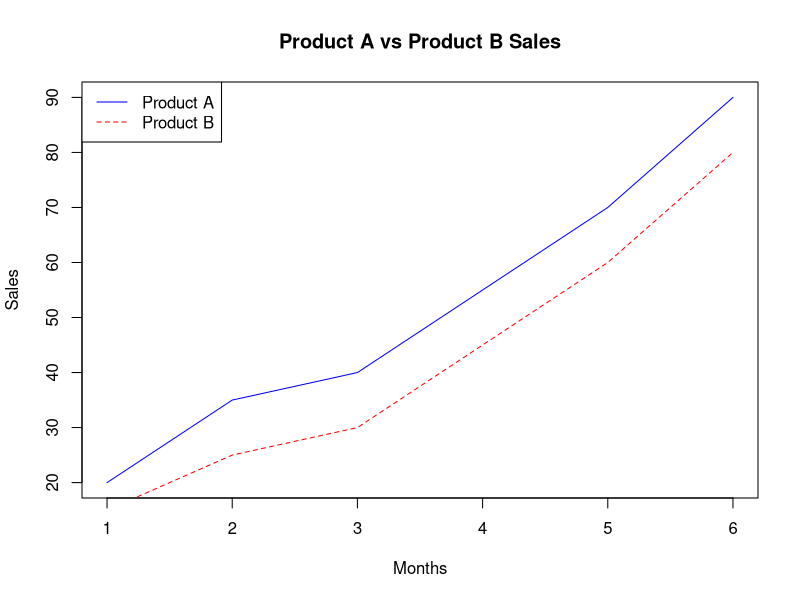
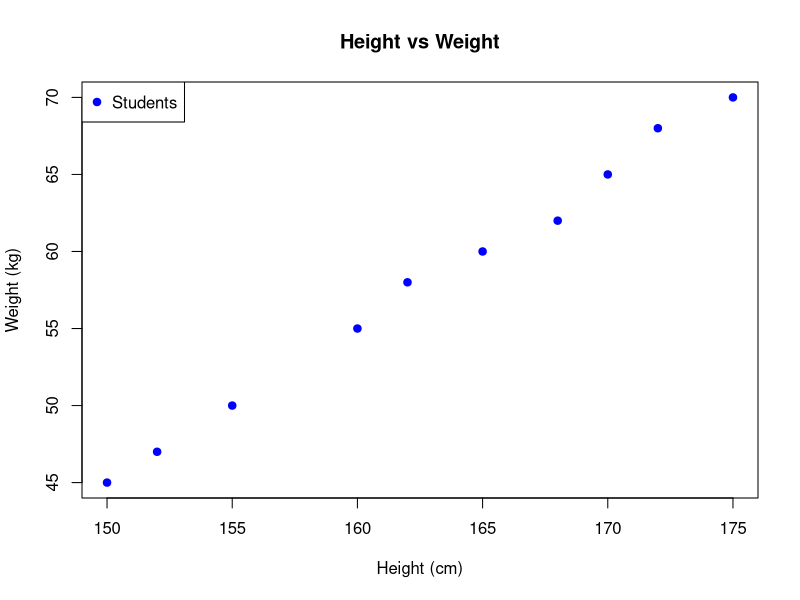
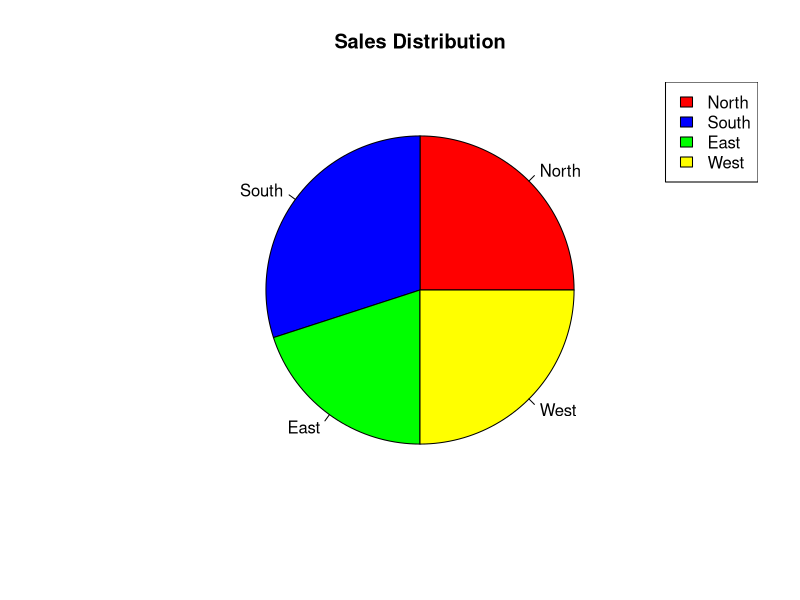
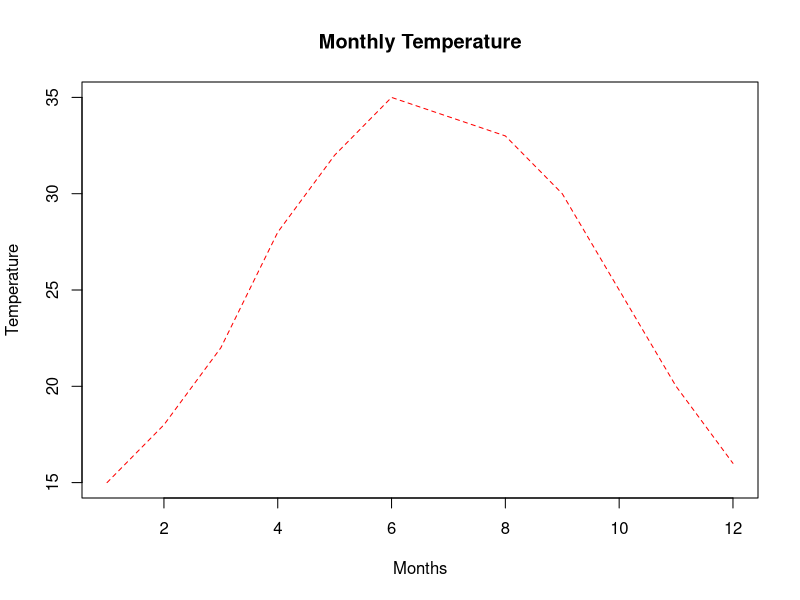
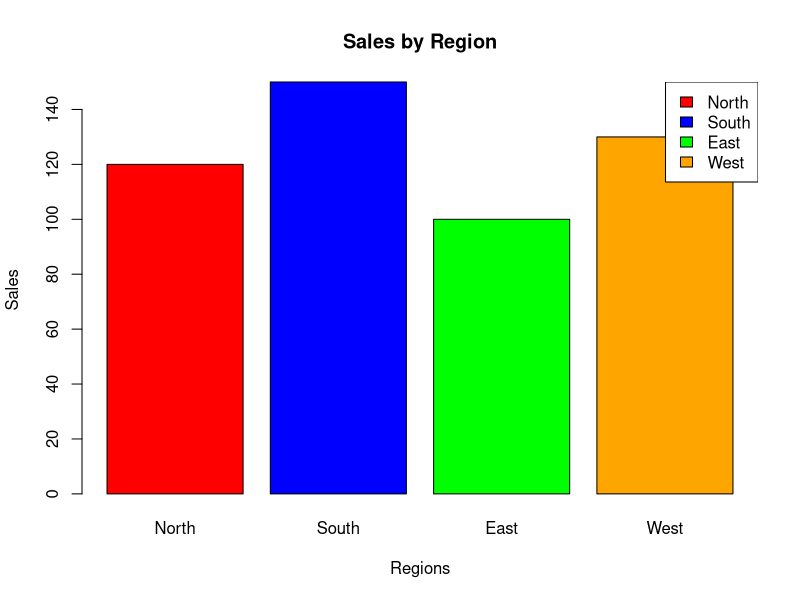
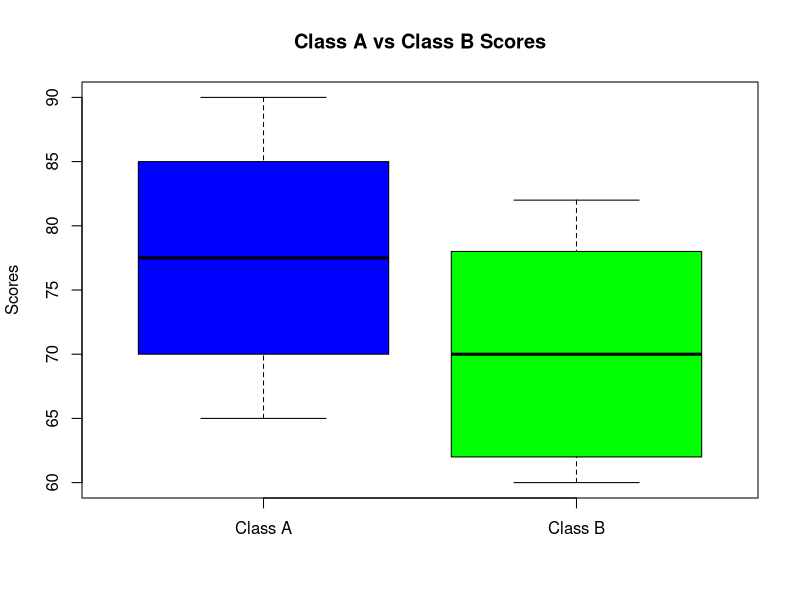
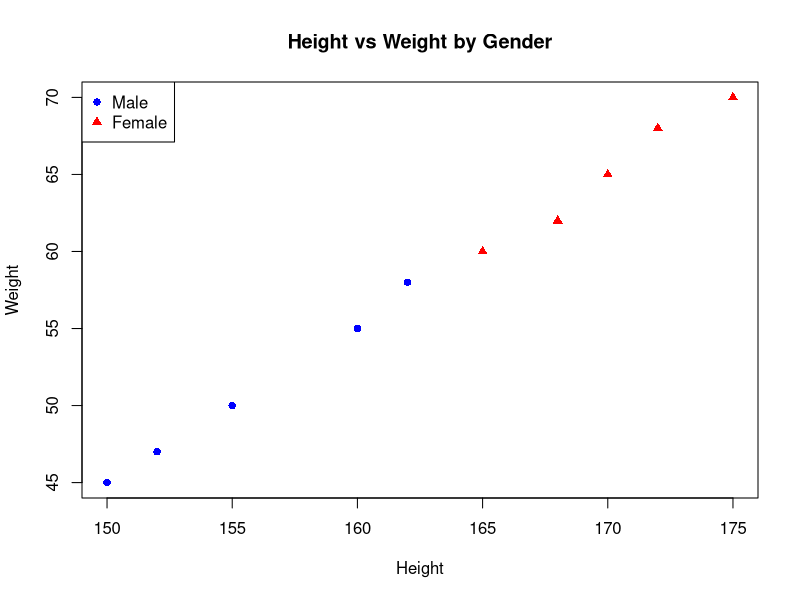
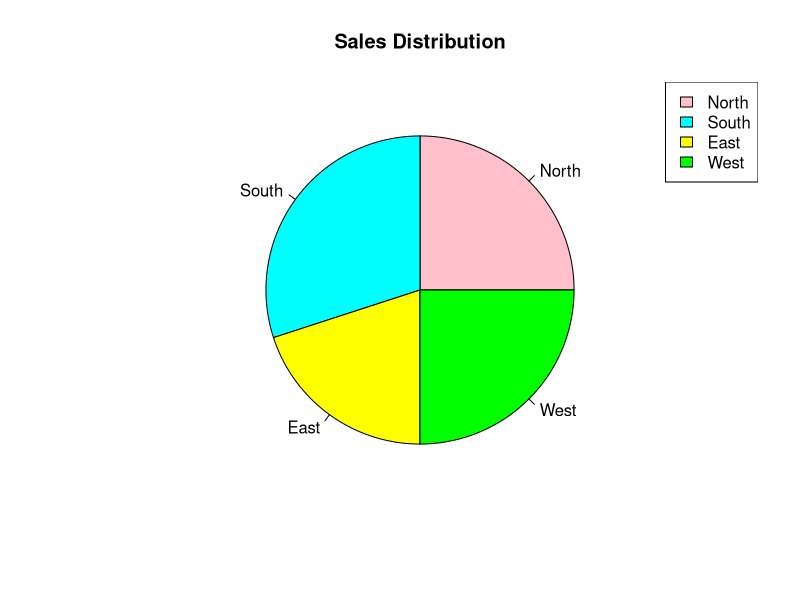

Here is the R script that generated these plots, in order:
# Q1. Line Graph (Two Products)
productA <- c(20, 35, 40, 55, 70, 90)
productB <- c(15, 25, 30, 45, 60, 80)
months <- 1:6

# Plot Product A
plot(months, productA, type="l", col="blue", lty=1,
     xlab="Months", ylab="Sales",
     main="Product A vs Product B Sales")

# Add Product B
lines(months, productB, col="red", lty=2)

# Legend (top-left)
legend("topleft",
       legend=c("Product A", "Product B"),
       col=c("blue","red"),
       lty=c(1,2))
#  Q2. Scatter Plot (Height vs Weight)
height <- c(150,152,155,160,162,165,168,170,172,175)
weight <- c(45,47,50,55,58,60,62,65,68,70)

# Scatter plot
plot(height, weight,
     col="blue",
     pch=19,
     xlab="Height (cm)",
     ylab="Weight (kg)",
     main="Height vs Weight")

# Legend
legend("topleft",
       legend="Students",
       col="blue",
       pch=19)
#  Q3. Pie Chart (Sales Distribution)
sales <- c(25, 30, 20, 25)
regions <- c("North", "South", "East", "West")

colors <- c("red","blue","green","yellow")

# Pie chart
pie(sales,
    labels=regions,
    col=colors,
    main="Sales Distribution")

# Legend
legend("topright",
       legend=regions,
       fill=colors)
# 🌡️ Q4. Temperature Line Chart
months <- 1:12
temperature <- c(15,18,22,28,32,35,34,33,30,25,20,16)

plot(months, temperature,
     type="l",
     col="red",
     lty=2,
     xlab="Months",
     ylab="Temperature",
     main="Monthly Temperature")
#  Q5. Bar Chart (Sales by Region)
sales <- c(120,150,100,130)
regions <- c("North","South","East","West")

colors <- c("red","blue","green","orange")

barplot(sales,
        names.arg=regions,
        col=colors,
        main="Sales by Region",
        xlab="Regions",
        ylab="Sales")

legend("topright",
       legend=regions,
       fill=colors)
#  Q6. Box Plot (Class A vs B)
classA <- c(65,70,75,80,85,90)
classB <- c(60,62,68,72,78,82)

boxplot(classA, classB,
        col=c("blue","green"),
        names=c("Class A","Class B"),
        main="Class A vs Class B Scores",
        ylab="Scores")
#  Q7. Scatter Plot with Groups (Male/Female)
height <- c(150,152,155,160,162,165,168,170,172,175)
weight <- c(45,47,50,55,58,60,62,65,68,70)

# Assume first 5 = Male, next 5 = Female
gender <- c(rep("Male",5), rep("Female",5))

# Plot empty
plot(height, weight,
     type="n",
     xlab="Height",
     ylab="Weight",
     main="Height vs Weight by Gender")

# Add points
points(height[gender=="Male"], weight[gender=="Male"], col="blue", pch=16)
points(height[gender=="Female"], weight[gender=="Female"], col="red", pch=17)

# Legend
legend("topleft",
       legend=c("Male","Female"),
       col=c("blue","red"),
       pch=c(16,17))
#  Q8. Pie Chart (Again with Colors + Legend)
sales <- c(25, 30, 20, 25)
regions <- c("North", "South", "East", "West")

colors <- c("pink","cyan","yellow","green")

pie(sales,
    labels=regions,
    col=colors,
    main="Sales Distribution")

legend("topright",
       legend=regions,
       fill=colors)
